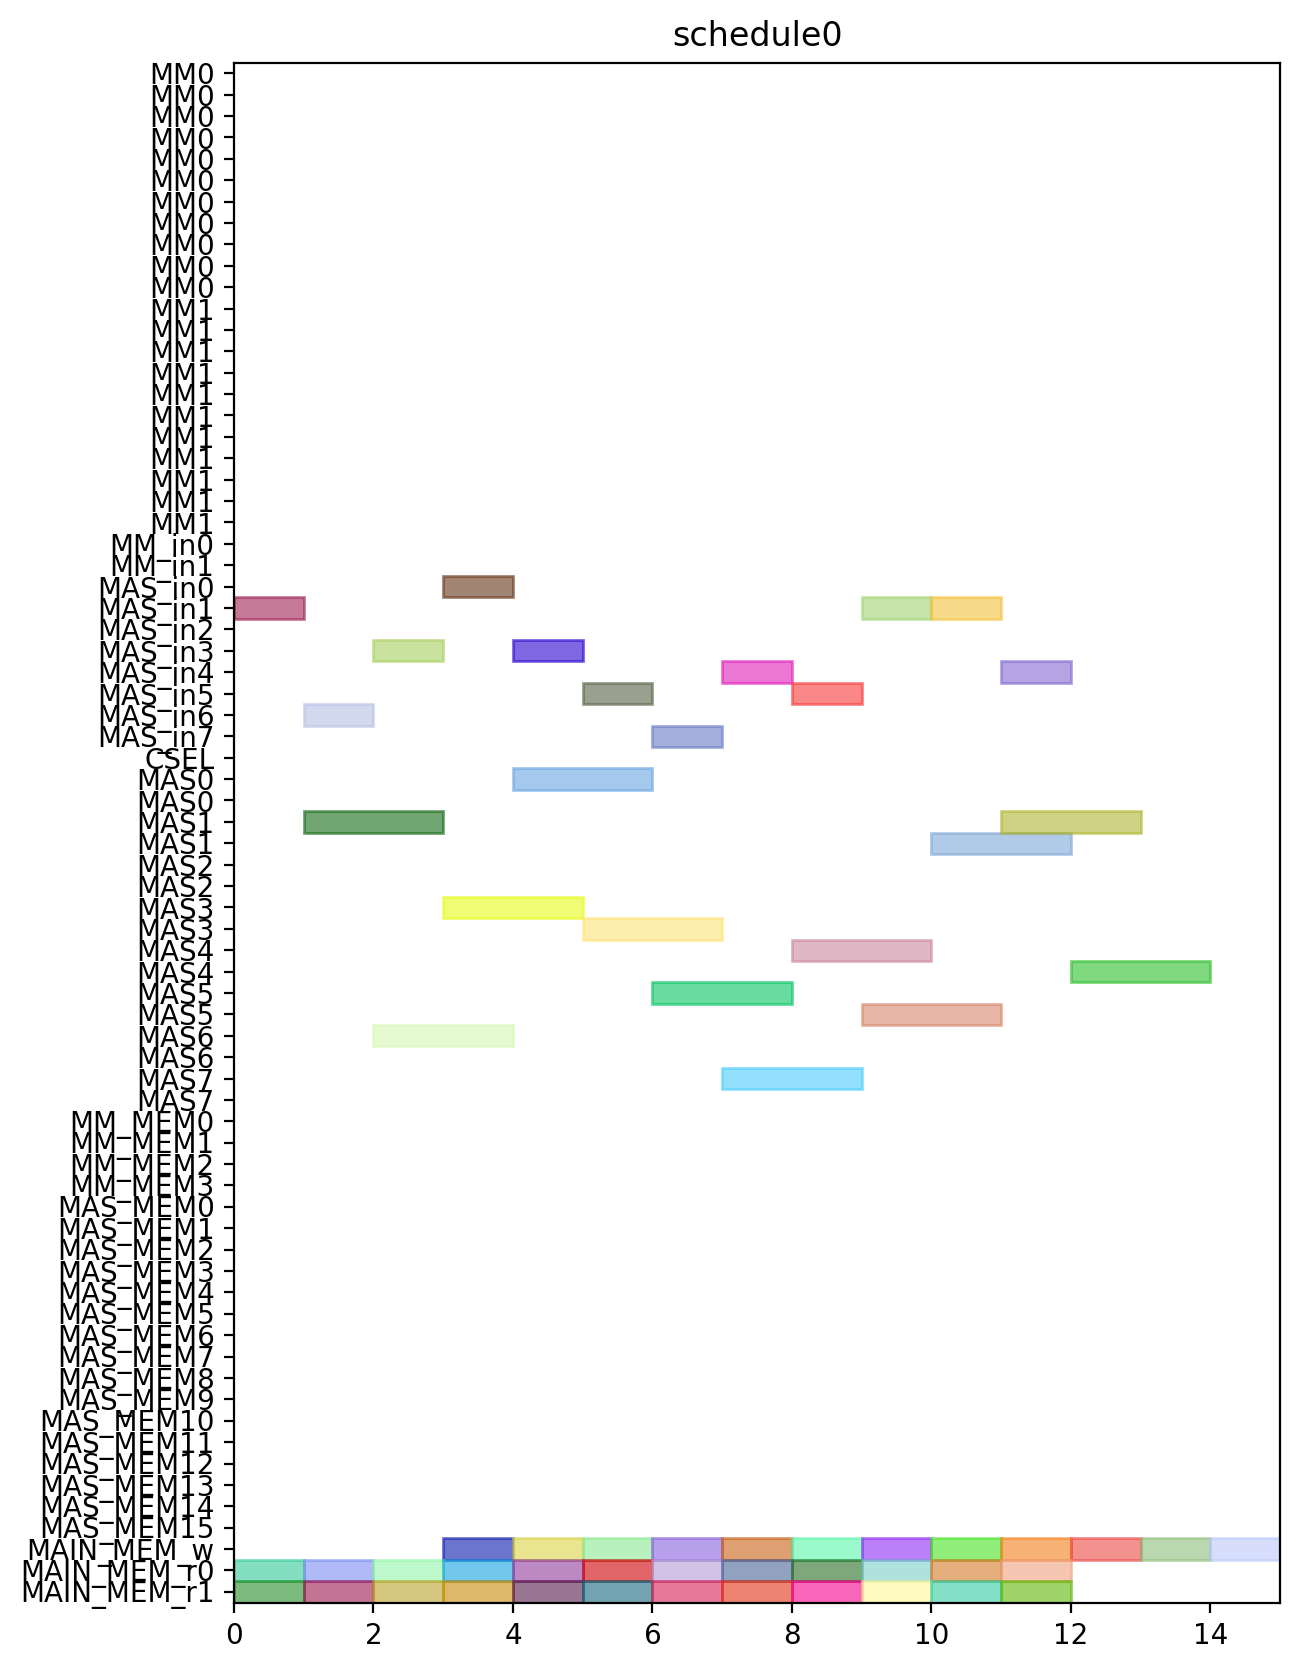

This figure's Python source:
from pyschedule import Scenario, solvers, plotters, alt


def solve():
	horizon = 120
	S = Scenario("schedule0", horizon=horizon)

	# resource
	MM = S.Resources('MM', num=2, size=11)
	MM_in = S.Resources('MM_in', num=2)
	MAS_in = S.Resources('MAS_in', num=8)
	CSEL = S.Resource('CSEL')
	MAS = S.Resources('MAS', num=8, size=2, periods=range(1, horizon))
	MM_MEM = S.Resources('MM_MEM', num=4)
	MAS_MEM = S.Resources('MAS_MEM', num=16)
	MAIN_MEM_w = S.Resource('MAIN_MEM_w', size=1)
	MAIN_MEM_r = S.Resources('MAIN_MEM_r', num=2)

	# result of previous scheduling

	# new tasks
	c000 = S.Task('c000', length=2, delay_cost=1)
	c000 += alt(MAS)
	c000_in = S.Task('c000_in', length=1, delay_cost=1)
	c000_in += alt(MAS_in)
	S += c000_in*MAS_in[0]<=c000*MAS[0]

	S += c000_in*MAS_in[1]<=c000*MAS[1]

	S += c000_in*MAS_in[2]<=c000*MAS[2]

	S += c000_in*MAS_in[3]<=c000*MAS[3]

	S += c000_in*MAS_in[4]<=c000*MAS[4]

	S += c000_in*MAS_in[5]<=c000*MAS[5]

	S += c000_in*MAS_in[6]<=c000*MAS[6]

	S += c000_in*MAS_in[7]<=c000*MAS[7]

	S += 0<c000

	c000_w = S.Task('c000_w', length=1, delay_cost=1)
	c000_w += alt(MAIN_MEM_w)
	S += c000 <= c000_w

	c000_mem0 = S.Task('c000_mem0', length=1, delay_cost=1)
	c000_mem0 += MAIN_MEM_r[0]
	S += c000_mem0 <= c000

	c000_mem1 = S.Task('c000_mem1', length=1, delay_cost=1)
	c000_mem1 += MAIN_MEM_r[1]
	S += c000_mem1 <= c000

	c001 = S.Task('c001', length=2, delay_cost=1)
	c001 += alt(MAS)
	c001_in = S.Task('c001_in', length=1, delay_cost=1)
	c001_in += alt(MAS_in)
	S += c001_in*MAS_in[0]<=c001*MAS[0]

	S += c001_in*MAS_in[1]<=c001*MAS[1]

	S += c001_in*MAS_in[2]<=c001*MAS[2]

	S += c001_in*MAS_in[3]<=c001*MAS[3]

	S += c001_in*MAS_in[4]<=c001*MAS[4]

	S += c001_in*MAS_in[5]<=c001*MAS[5]

	S += c001_in*MAS_in[6]<=c001*MAS[6]

	S += c001_in*MAS_in[7]<=c001*MAS[7]

	S += 0<c001

	c001_w = S.Task('c001_w', length=1, delay_cost=1)
	c001_w += alt(MAIN_MEM_w)
	S += c001 <= c001_w

	c001_mem0 = S.Task('c001_mem0', length=1, delay_cost=1)
	c001_mem0 += MAIN_MEM_r[0]
	S += c001_mem0 <= c001

	c001_mem1 = S.Task('c001_mem1', length=1, delay_cost=1)
	c001_mem1 += MAIN_MEM_r[1]
	S += c001_mem1 <= c001

	c010 = S.Task('c010', length=2, delay_cost=1)
	c010 += alt(MAS)
	c010_in = S.Task('c010_in', length=1, delay_cost=1)
	c010_in += alt(MAS_in)
	S += c010_in*MAS_in[0]<=c010*MAS[0]

	S += c010_in*MAS_in[1]<=c010*MAS[1]

	S += c010_in*MAS_in[2]<=c010*MAS[2]

	S += c010_in*MAS_in[3]<=c010*MAS[3]

	S += c010_in*MAS_in[4]<=c010*MAS[4]

	S += c010_in*MAS_in[5]<=c010*MAS[5]

	S += c010_in*MAS_in[6]<=c010*MAS[6]

	S += c010_in*MAS_in[7]<=c010*MAS[7]

	S += 0<c010

	c010_w = S.Task('c010_w', length=1, delay_cost=1)
	c010_w += alt(MAIN_MEM_w)
	S += c010 <= c010_w

	c010_mem0 = S.Task('c010_mem0', length=1, delay_cost=1)
	c010_mem0 += MAIN_MEM_r[0]
	S += c010_mem0 <= c010

	c010_mem1 = S.Task('c010_mem1', length=1, delay_cost=1)
	c010_mem1 += MAIN_MEM_r[1]
	S += c010_mem1 <= c010

	c011 = S.Task('c011', length=2, delay_cost=1)
	c011 += alt(MAS)
	c011_in = S.Task('c011_in', length=1, delay_cost=1)
	c011_in += alt(MAS_in)
	S += c011_in*MAS_in[0]<=c011*MAS[0]

	S += c011_in*MAS_in[1]<=c011*MAS[1]

	S += c011_in*MAS_in[2]<=c011*MAS[2]

	S += c011_in*MAS_in[3]<=c011*MAS[3]

	S += c011_in*MAS_in[4]<=c011*MAS[4]

	S += c011_in*MAS_in[5]<=c011*MAS[5]

	S += c011_in*MAS_in[6]<=c011*MAS[6]

	S += c011_in*MAS_in[7]<=c011*MAS[7]

	S += 0<c011

	c011_w = S.Task('c011_w', length=1, delay_cost=1)
	c011_w += alt(MAIN_MEM_w)
	S += c011 <= c011_w

	c011_mem0 = S.Task('c011_mem0', length=1, delay_cost=1)
	c011_mem0 += MAIN_MEM_r[0]
	S += c011_mem0 <= c011

	c011_mem1 = S.Task('c011_mem1', length=1, delay_cost=1)
	c011_mem1 += MAIN_MEM_r[1]
	S += c011_mem1 <= c011

	c100 = S.Task('c100', length=2, delay_cost=1)
	c100 += alt(MAS)
	c100_in = S.Task('c100_in', length=1, delay_cost=1)
	c100_in += alt(MAS_in)
	S += c100_in*MAS_in[0]<=c100*MAS[0]

	S += c100_in*MAS_in[1]<=c100*MAS[1]

	S += c100_in*MAS_in[2]<=c100*MAS[2]

	S += c100_in*MAS_in[3]<=c100*MAS[3]

	S += c100_in*MAS_in[4]<=c100*MAS[4]

	S += c100_in*MAS_in[5]<=c100*MAS[5]

	S += c100_in*MAS_in[6]<=c100*MAS[6]

	S += c100_in*MAS_in[7]<=c100*MAS[7]

	S += 0<c100

	c100_w = S.Task('c100_w', length=1, delay_cost=1)
	c100_w += alt(MAIN_MEM_w)
	S += c100 <= c100_w

	c100_mem0 = S.Task('c100_mem0', length=1, delay_cost=1)
	c100_mem0 += MAIN_MEM_r[0]
	S += c100_mem0 <= c100

	c100_mem1 = S.Task('c100_mem1', length=1, delay_cost=1)
	c100_mem1 += MAIN_MEM_r[1]
	S += c100_mem1 <= c100

	c101 = S.Task('c101', length=2, delay_cost=1)
	c101 += alt(MAS)
	c101_in = S.Task('c101_in', length=1, delay_cost=1)
	c101_in += alt(MAS_in)
	S += c101_in*MAS_in[0]<=c101*MAS[0]

	S += c101_in*MAS_in[1]<=c101*MAS[1]

	S += c101_in*MAS_in[2]<=c101*MAS[2]

	S += c101_in*MAS_in[3]<=c101*MAS[3]

	S += c101_in*MAS_in[4]<=c101*MAS[4]

	S += c101_in*MAS_in[5]<=c101*MAS[5]

	S += c101_in*MAS_in[6]<=c101*MAS[6]

	S += c101_in*MAS_in[7]<=c101*MAS[7]

	S += 0<c101

	c101_w = S.Task('c101_w', length=1, delay_cost=1)
	c101_w += alt(MAIN_MEM_w)
	S += c101 <= c101_w

	c101_mem0 = S.Task('c101_mem0', length=1, delay_cost=1)
	c101_mem0 += MAIN_MEM_r[0]
	S += c101_mem0 <= c101

	c101_mem1 = S.Task('c101_mem1', length=1, delay_cost=1)
	c101_mem1 += MAIN_MEM_r[1]
	S += c101_mem1 <= c101

	c110 = S.Task('c110', length=2, delay_cost=1)
	c110 += alt(MAS)
	c110_in = S.Task('c110_in', length=1, delay_cost=1)
	c110_in += alt(MAS_in)
	S += c110_in*MAS_in[0]<=c110*MAS[0]

	S += c110_in*MAS_in[1]<=c110*MAS[1]

	S += c110_in*MAS_in[2]<=c110*MAS[2]

	S += c110_in*MAS_in[3]<=c110*MAS[3]

	S += c110_in*MAS_in[4]<=c110*MAS[4]

	S += c110_in*MAS_in[5]<=c110*MAS[5]

	S += c110_in*MAS_in[6]<=c110*MAS[6]

	S += c110_in*MAS_in[7]<=c110*MAS[7]

	S += 0<c110

	c110_w = S.Task('c110_w', length=1, delay_cost=1)
	c110_w += alt(MAIN_MEM_w)
	S += c110 <= c110_w

	c110_mem0 = S.Task('c110_mem0', length=1, delay_cost=1)
	c110_mem0 += MAIN_MEM_r[0]
	S += c110_mem0 <= c110

	c110_mem1 = S.Task('c110_mem1', length=1, delay_cost=1)
	c110_mem1 += MAIN_MEM_r[1]
	S += c110_mem1 <= c110

	c111 = S.Task('c111', length=2, delay_cost=1)
	c111 += alt(MAS)
	c111_in = S.Task('c111_in', length=1, delay_cost=1)
	c111_in += alt(MAS_in)
	S += c111_in*MAS_in[0]<=c111*MAS[0]

	S += c111_in*MAS_in[1]<=c111*MAS[1]

	S += c111_in*MAS_in[2]<=c111*MAS[2]

	S += c111_in*MAS_in[3]<=c111*MAS[3]

	S += c111_in*MAS_in[4]<=c111*MAS[4]

	S += c111_in*MAS_in[5]<=c111*MAS[5]

	S += c111_in*MAS_in[6]<=c111*MAS[6]

	S += c111_in*MAS_in[7]<=c111*MAS[7]

	S += 0<c111

	c111_w = S.Task('c111_w', length=1, delay_cost=1)
	c111_w += alt(MAIN_MEM_w)
	S += c111 <= c111_w

	c111_mem0 = S.Task('c111_mem0', length=1, delay_cost=1)
	c111_mem0 += MAIN_MEM_r[0]
	S += c111_mem0 <= c111

	c111_mem1 = S.Task('c111_mem1', length=1, delay_cost=1)
	c111_mem1 += MAIN_MEM_r[1]
	S += c111_mem1 <= c111

	c200 = S.Task('c200', length=2, delay_cost=1)
	c200 += alt(MAS)
	c200_in = S.Task('c200_in', length=1, delay_cost=1)
	c200_in += alt(MAS_in)
	S += c200_in*MAS_in[0]<=c200*MAS[0]

	S += c200_in*MAS_in[1]<=c200*MAS[1]

	S += c200_in*MAS_in[2]<=c200*MAS[2]

	S += c200_in*MAS_in[3]<=c200*MAS[3]

	S += c200_in*MAS_in[4]<=c200*MAS[4]

	S += c200_in*MAS_in[5]<=c200*MAS[5]

	S += c200_in*MAS_in[6]<=c200*MAS[6]

	S += c200_in*MAS_in[7]<=c200*MAS[7]

	S += 0<c200

	c200_w = S.Task('c200_w', length=1, delay_cost=1)
	c200_w += alt(MAIN_MEM_w)
	S += c200 <= c200_w

	c200_mem0 = S.Task('c200_mem0', length=1, delay_cost=1)
	c200_mem0 += MAIN_MEM_r[0]
	S += c200_mem0 <= c200

	c200_mem1 = S.Task('c200_mem1', length=1, delay_cost=1)
	c200_mem1 += MAIN_MEM_r[1]
	S += c200_mem1 <= c200

	c201 = S.Task('c201', length=2, delay_cost=1)
	c201 += alt(MAS)
	c201_in = S.Task('c201_in', length=1, delay_cost=1)
	c201_in += alt(MAS_in)
	S += c201_in*MAS_in[0]<=c201*MAS[0]

	S += c201_in*MAS_in[1]<=c201*MAS[1]

	S += c201_in*MAS_in[2]<=c201*MAS[2]

	S += c201_in*MAS_in[3]<=c201*MAS[3]

	S += c201_in*MAS_in[4]<=c201*MAS[4]

	S += c201_in*MAS_in[5]<=c201*MAS[5]

	S += c201_in*MAS_in[6]<=c201*MAS[6]

	S += c201_in*MAS_in[7]<=c201*MAS[7]

	S += 0<c201

	c201_w = S.Task('c201_w', length=1, delay_cost=1)
	c201_w += alt(MAIN_MEM_w)
	S += c201 <= c201_w

	c201_mem0 = S.Task('c201_mem0', length=1, delay_cost=1)
	c201_mem0 += MAIN_MEM_r[0]
	S += c201_mem0 <= c201

	c201_mem1 = S.Task('c201_mem1', length=1, delay_cost=1)
	c201_mem1 += MAIN_MEM_r[1]
	S += c201_mem1 <= c201

	c210 = S.Task('c210', length=2, delay_cost=1)
	c210 += alt(MAS)
	c210_in = S.Task('c210_in', length=1, delay_cost=1)
	c210_in += alt(MAS_in)
	S += c210_in*MAS_in[0]<=c210*MAS[0]

	S += c210_in*MAS_in[1]<=c210*MAS[1]

	S += c210_in*MAS_in[2]<=c210*MAS[2]

	S += c210_in*MAS_in[3]<=c210*MAS[3]

	S += c210_in*MAS_in[4]<=c210*MAS[4]

	S += c210_in*MAS_in[5]<=c210*MAS[5]

	S += c210_in*MAS_in[6]<=c210*MAS[6]

	S += c210_in*MAS_in[7]<=c210*MAS[7]

	S += 0<c210

	c210_w = S.Task('c210_w', length=1, delay_cost=1)
	c210_w += alt(MAIN_MEM_w)
	S += c210 <= c210_w

	c210_mem0 = S.Task('c210_mem0', length=1, delay_cost=1)
	c210_mem0 += MAIN_MEM_r[0]
	S += c210_mem0 <= c210

	c210_mem1 = S.Task('c210_mem1', length=1, delay_cost=1)
	c210_mem1 += MAIN_MEM_r[1]
	S += c210_mem1 <= c210

	c211 = S.Task('c211', length=2, delay_cost=1)
	c211 += alt(MAS)
	c211_in = S.Task('c211_in', length=1, delay_cost=1)
	c211_in += alt(MAS_in)
	S += c211_in*MAS_in[0]<=c211*MAS[0]

	S += c211_in*MAS_in[1]<=c211*MAS[1]

	S += c211_in*MAS_in[2]<=c211*MAS[2]

	S += c211_in*MAS_in[3]<=c211*MAS[3]

	S += c211_in*MAS_in[4]<=c211*MAS[4]

	S += c211_in*MAS_in[5]<=c211*MAS[5]

	S += c211_in*MAS_in[6]<=c211*MAS[6]

	S += c211_in*MAS_in[7]<=c211*MAS[7]

	S += 0<c211

	c211_w = S.Task('c211_w', length=1, delay_cost=1)
	c211_w += alt(MAIN_MEM_w)
	S += c211 <= c211_w

	c211_mem0 = S.Task('c211_mem0', length=1, delay_cost=1)
	c211_mem0 += MAIN_MEM_r[0]
	S += c211_mem0 <= c211

	c211_mem1 = S.Task('c211_mem1', length=1, delay_cost=1)
	c211_mem1 += MAIN_MEM_r[1]
	S += c211_mem1 <= c211

	solvers.mip.solve(S,msg=1,kind='CPLEX',ratio_gap=1.01)

	solution = [['hoge']*len(S.solution()[1]) for i in range(len(S.solution()))]
	for i in range(len(S.solution())):
		for j in range(len(S.solution()[i])):
			solution[i][j]=str(S.solution()[i][j])
	print(solution)

	cycles = int(solution[-1][3])

	pic_file_name = "/mnt/rose/usr1/fukuda/ABE/multiRAM_multiMAS_16mux/scheduling_result/stage11MM2_stage2MAS8/CONJ/schedule0.png"
	if(S.solution() != []):
		plotters.matplotlib.plot(S,img_filename=pic_file_name, show_task_labels=False, fig_size=(cycles*0.25+3, 10))

	return solution
